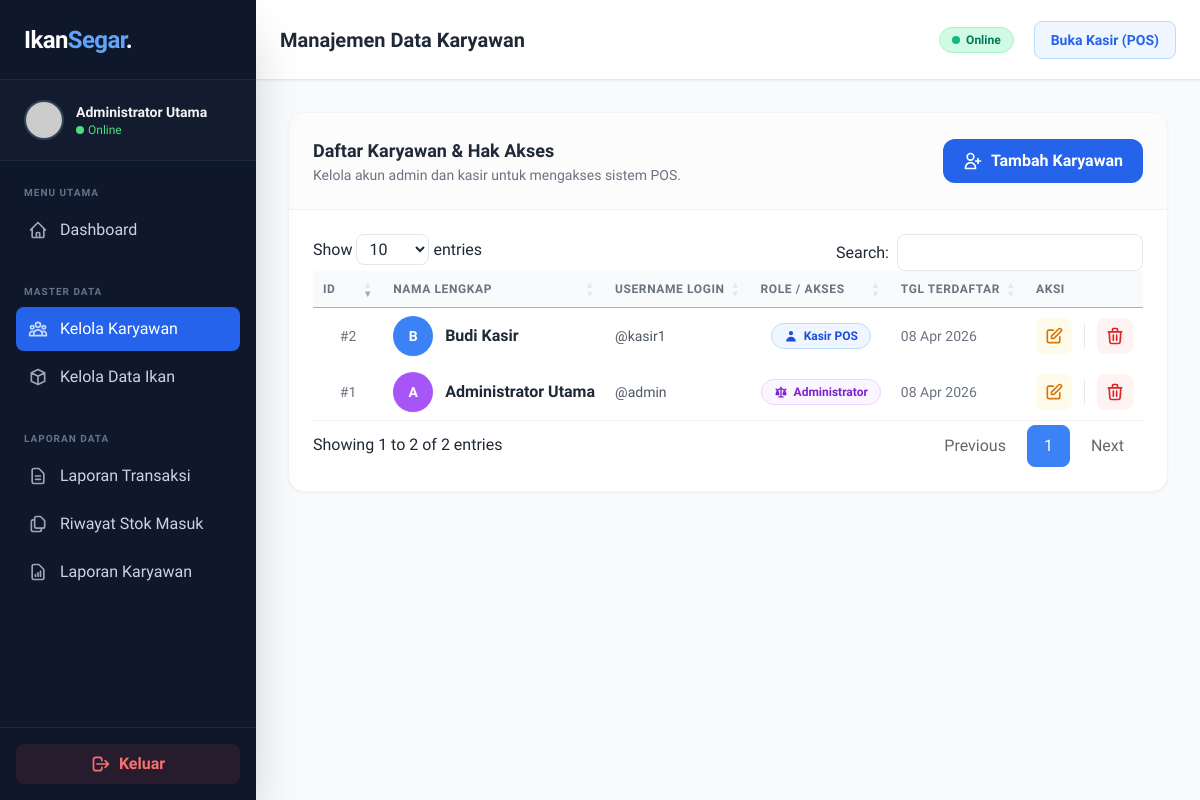
Page /admin/kelola_karyawan.php (signed in) on the committed database.
### tables this page shows
CREATE TABLE `users` (
  `id` int(11) NOT NULL,
  `username` varchar(50) NOT NULL,
  `password` varchar(255) NOT NULL,
  `nama_lengkap` varchar(100) NOT NULL,
  `role` enum('admin','kasir') NOT NULL DEFAULT 'kasir',
  `created_at` timestamp NOT NULL DEFAULT current_timestamp()
);

### admin/kelola_karyawan.php (the view, shortened to what this page needs)
<?php
require_once '../koneksi.php';
$query_karyawan = mysqli_query($koneksi, "SELECT * FROM users ORDER BY id ASC");
include '../components/header.php';
?>
<link rel="stylesheet" href="https://cdn.datatables.net/1.13.7/css/jquery.dataTables.min.css">
<?php include '../components/sidebar.php'; ?>
<main class="flex-1 flex flex-col h-screen overflow-hidden bg-gray-50">
    <?php include '../components/navbar.php'; ?>
    <div class="flex-1 overflow-y-auto p-4 sm:p-6 lg:p-8 relative">
        <div class="bg-white rounded-2xl shadow-sm border border-gray-100 overflow-hidden">
            <div
                class="p-6 border-b border-gray-100 flex flex-col sm:flex-row sm:items-center justify-between gap-4 bg-gray-50/50">
                <div>
                    <h2 class="text-lg font-bold text-gray-800">Daftar Karyawan & Hak Akses</h2>
                    <p class="text-sm text-gray-500">Kelola akun admin dan kasir untuk mengakses sistem POS.</p>
                </div>
                <button onclick="bukaModal('modal-tambah')"
                    class="w-full sm:w-auto px-5 py-2.5 bg-blue-600 text-white rounded-xl font-semibold hover:bg-blue-700 transition flex items-center justify-center gap-2">
                    <svg class="w-5 h-5" fill="none" stroke="currentColor" viewBox="0 0 24 24">
                        <path stroke-linecap="round" stroke-linejoin="round" stroke-width="2"
                            d="M18 9v3m0 0v3m0-3h3m-3 0h-3m-2-5a4 4 0 11-8 0 4 4 0 018 0zM3 20a6 6 0 0112 0v1H3v-1z">
                        </path>
                    </svg>
                    Tambah Karyawan
                </button>
            </div>
            <div class="overflow-x-auto w-full">
                <table id="tabel-karyawan" class="w-full text-left whitespace-nowrap">
                    <thead>
                        <tr class="bg-gray-50 text-gray-500 text-xs uppercase tracking-wider">
                            <th class="p-4 font-semibold w-16 text-center">ID</th>
                            <th class="p-4 font-semibold">Nama Lengkap</th>
                            <th class="p-4 font-semibold">Username Login</th>
                            <th class="p-4 font-semibold text-center">Role / Akses</th>
                            <th class="p-4 font-semibold">Tgl Terdaftar</th>
                            <th class="p-4 font-semibold text-center">Aksi</th>
                        </tr>
                    </thead>
                    <tbody class="text-sm text-gray-700">
                        <?php if ($query_karyawan && mysqli_num_rows($query_karyawan) > 0): ?>
                            <?php while ($user = mysqli_fetch_assoc($query_karyawan)): ?>
                                <tr class="hover:bg-blue-50/30 transition-colors group border-b border-gray-50">
                                    <td class="p-4 text-center text-gray-500 font-medium">#<?php echo $user['id']; ?></td>
                                    <td class="p-4">
                                        <div class="flex items-center gap-3">
                                            <div
                                                class="w-10 h-10 rounded-full flex items-center justify-center font-bold text-white shadow-sm
                                            <?php echo ($user['role'] == 'admin') ? 'bg-purple-500' : 'bg-blue-500'; ?>">
                                                <?php echo strtoupper(substr($user['nama_lengkap'], 0, 1)); ?>
                                            </div>
                                            <p class="font-bold text-gray-800 text-base">
                                                <?php echo htmlspecialchars($user['nama_lengkap']); ?></p>
                                        </div>
                                    </td>
                                    <td class="p-4 font-medium text-gray-600">
                                        @<?php echo htmlspecialchars($user['username']); ?></td>
                                    <td class="p-4 text-center">
                                        <?php if ($user['role'] == 'admin'): ?>
                                            <span
                                                class="inline-flex px-3 py-1 items-center gap-1.5 rounded-full bg-purple-50 text-purple-700 font-bold border border-purple-200 text-xs">
                                                Administrator
                                            </span>
                                        <?php else: ?>
                                            <span
                                                class="inline-flex px-3 py-1 items-center gap-1.5 rounded-full bg-blue-50 text-blue-700 font-bold border border-blue-200 text-xs">
                                                <svg class="w-3.5 h-3.5" fill="currentColor" viewBox="0 0 20 20">
                                                    <path fill-rule="evenodd"
                                                        d="M10 9a3 3 0 100-6 3 3 0 000 6zm-7 9a7 7 0 1114 0H3z" clip-rule="evenodd">
                                                    </path>
                                                </svg>
                                                Kasir POS
                                            </span>
                                        <?php endif; ?>
                                    </td>
                                    <td class="p-4 text-gray-500 text-sm"
                                        data-order="<?php echo strtotime($user['created_at']); ?>">
                                        <?php echo date('d M Y', strtotime($user['created_at'])); ?>
                                    </td>
                                    <td class="p-4">
                                        <div class="flex items-center justify-center gap-2">
                                            <button
                                                onclick="bukaModalEdit(<?php echo $user['id']; ?>, '<?php echo htmlspecialchars($user['nama_lengkap'], ENT_QUOTES); ?>', '<?php echo htmlspecialchars($user['username'], ENT_QUOTES); ?>', '<?php echo $user['role']; ?>')"
                                                class="p-2 bg-amber-50 text-amber-600 hover:bg-amber-500 hover:text-white rounded-lg transition"
                                                title="Edit Karyawan">
                                                <svg class="w-5 h-5" fill="none" stroke="currentColor" viewBox="0 0 24 24">
                                                    <path stroke-linecap="round" stroke-linejoin="round" stroke-width="2"
                                                        d="M11 5H6a2 2 0 00-2 2v11a2 2 0 002 2h11a2 2 0 002-2v-5m-1.414-9.414a2 2 0 112.828 2.828L11.828 15H9v-2.828l8.586-8.586z">
                                                    </path>
                                                </svg>
                                            </button>
                                            <a href="kelola_karyawan.php?hapus=<?php echo $user['id']; ?>"
                                                onclick="return confirm('Hapus Karyawan ini? Ia tidak akan bisa login lagi!');"
                                                class="p-2 bg-red-50 text-red-600 hover:bg-red-600 hover:text-white rounded-lg transition"
                                                title="Hapus Karyawan">
                                                <svg class="w-5 h-5" fill="none" stroke="currentColor" viewBox="0 0 24 24">
                                                    <path stroke-linecap="round" stroke-linejoin="round" stroke-width="2"
                                                        d="M19 7l-.867 12.142A2 2 0 0116.138 21H7.862a2 2 0 01-1.995-1.858L5 7m5 4v6m4-6v6m1-10V4a1 1 0 00-1-1h-4a1 1 0 00-1 1v3M4 7h16">
                                                    </path>
                                                </svg>
                                            </a>
                                        </div>
                                    </td>
                                </tr>
                            <?php endwhile; ?>
                        <?php endif; ?>
                    </tbody>
                </table>
            </div>
        </div>
    </div>
</main>
<?php include '../components/footer.php'; ?>

### components/header.php (style rules this page uses)
body { font-family: 'Plus Jakarta Sans', sans-serif; }

### admin/kelola_karyawan.php (style rules this page uses)
table.dataTable.no-footer { border-bottom: 1px solid #f1f5f9; }
table.dataTable thead th, table.dataTable thead td { border-bottom: 1px solid #f1f5f9; }

### rows in the picture
users: id "1", nama_lengkap "A", nama_lengkap "Administrator Utama", username "admin", role "admin" (drawn), created_at "08 Apr 2026"
users: id "2", nama_lengkap "B", nama_lengkap "Budi Kasir", username "kasir1", role "kasir" (drawn), created_at "08 Apr 2026"

### other values in the picture
$_SESSION['nama_lengkap'] "Administrator Utama"
$judul_halaman "Manajemen Data Karyawan"
